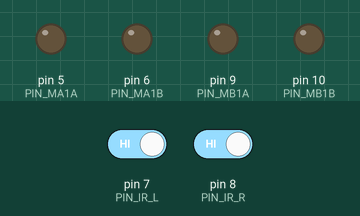
Bench run of a sketch on a simulated Arduino Uno, built with avr-gcc and run on an emulated ATmega328P. On the bench: output pins drawn as LEDs (lit = HIGH). The test bench sets the inputs (shaded band); at power-on: pin 7 (PIN_IR_L) HIGH, pin 8 (PIN_IR_R) HIGH.

Above: at 1.2 s.
1.3 s: pin 7 (PIN_IR_L) driven LOW
At 2.5 s:
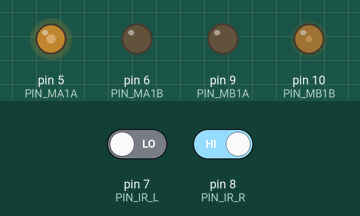
2.8 s: pin 8 (PIN_IR_R) driven LOW
At 3.7 s:
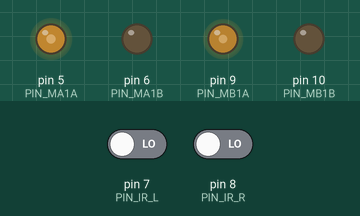
4.3 s: pin 7 (PIN_IR_L) driven HIGH
At 4.7 s:
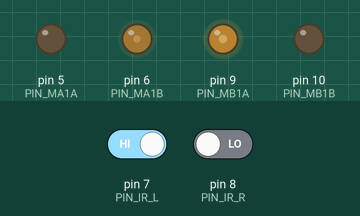
Timing chart, 0 to 7.3 s (numbered marks = the images above; inputs shaded):
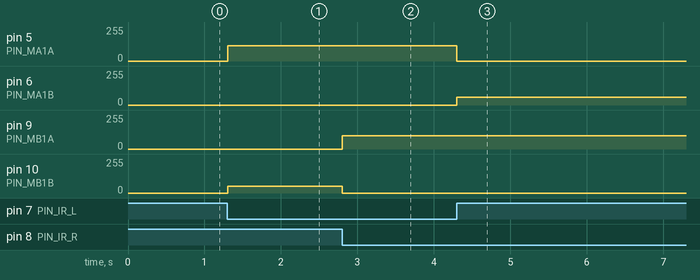

The sketch:

03_05_linetracing_car.ino
```cpp
#include <Adafruit_Sensor.h>
#include <Wire.h>

#define PIN_MA1A 5
#define PIN_MA1B 6

#define PIN_MB1A 9
#define PIN_MB1B 10

#define PIN_IR_L 7
#define PIN_IR_R 8

#define LINE 1
#define NoLINE 0

#define GET_IR_L digitalRead(PIN_IR_L)
#define GET_IR_R digitalRead(PIN_IR_R)


int Speed = 115;
int rSpeed = 100;


void setup() {
  // put your setup code here, to run once:
  pinMode(PIN_IR_L, INPUT);
  pinMode(PIN_IR_R, INPUT);

  pinMode(PIN_MA1A, OUTPUT);
  pinMode(PIN_MA1B, OUTPUT);
  pinMode(PIN_MB1A, OUTPUT);
  pinMode(PIN_MB1B, OUTPUT);


  Serial.begin(9600);
}

void loop() {
  // put your main code here, to run repeatedly:

  Serial.println("");

  if (GET_IR_L == NoLINE && GET_IR_R == NoLINE) {
    forward();
  } else if (GET_IR_R == LINE && GET_IR_L == NoLINE) {
    right();
  } else if (GET_IR_R == NoLINE && GET_IR_L == LINE) {
    left();
  } else if (GET_IR_R == LINE && GET_IR_L == LINE) {
    stop();
  }
  delay(5);
}

void carMove(int aa, int ab, int ba, int bb) {
  analogWrite(PIN_MA1A, aa);
  analogWrite(PIN_MA1B, ab);
  analogWrite(PIN_MB1A, ba);
  analogWrite(PIN_MB1B, bb);
}
void forward() {
  carMove(Speed, 0, rSpeed, 0);
}
void left() {
  carMove(0, Speed * 0.5 , rSpeed, 0);
}
void right() {
  carMove(Speed, 0, 0, rSpeed * 0.5);
}
void stop() {
  carMove(0, 0, 0, 0);
}
```

Measured:
- after the input at 1.3 s, pin 5 (PIN_MA1A): 0/255 → 115/255 at once; pin 10 (PIN_MB1B): 0/255 → 50/255 at once
- after the input at 2.8 s, pin 9 (PIN_MB1A): 0/255 → 100/255 at once; pin 10 (PIN_MB1B): 50/255 → 0/255 at once
- after the input at 4.3 s, pin 5 (PIN_MA1A): 115/255 → 0/255 at once; pin 6 (PIN_MA1B): 0/255 → 57/255 at once
